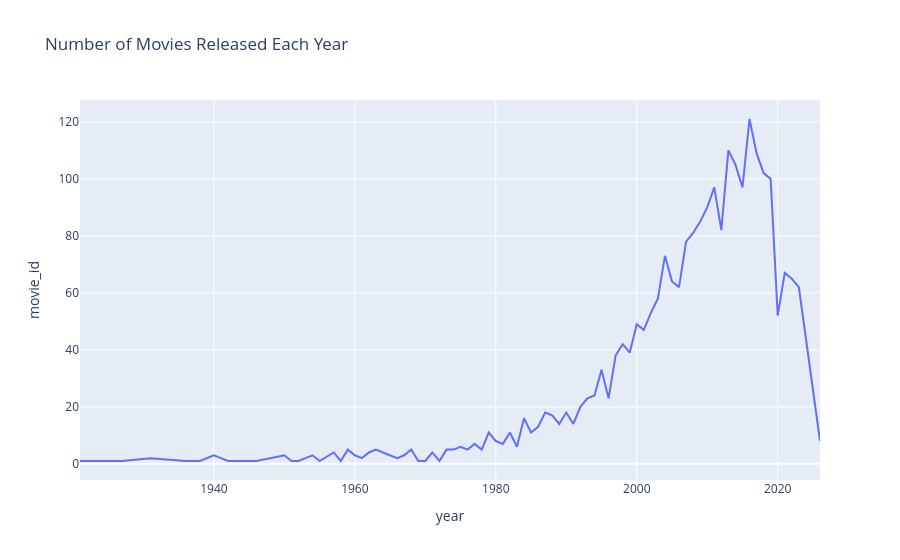

Notebook source saved alongside this figure:
### Markdown cell above
VISUALIZATION CHART 1

insights - after the year of 2000 lot of files are released

### Code cell
df_year = df_movies.groupby("year")["movie_id"].nunique().reset_index()

fig = px.line(
    df_year,
    x="year",
    y="movie_id",
    title="Number of Movies Released Each Year"
)

fig.show()

### Figure 1 — Plotly figure (JSON) as saved in the notebook; plotly's stock layout.template omitted (floating-point values rounded to 4 significant figures)
{"data": [{"hovertemplate": "year=%{x}<br>movie_id=%{y}<extra></extra>", "legendgroup": "", "line": {"color": "#636efa", "dash": "solid"}, "marker": {"symbol": "circle"}, "mode": "lines", "name": "", "orientation": "v", "showlegend": false, "type": "scatter", "x": [1921, 1922, 1927, 1931, 1936, 1938, 1939, 1940, 1941, 1942, 1943, 1946, 1948, 1950, 1951, 1952, 1953, 1954, 1955, 1957, 1958, 1959, 1960, 1961, 1962, 1963, 1964, 1965, 1966, 1967, 1968, 1969, 1970, 1971, 1972, 1973, 1974, 1975, 1976, 1977, 1978, 1979, 1980, 1981, 1982, 1983, 1984, 1985, 1986, 1987, 1988, 1989, 1990, 1991, 1992, 1993, 1994, 1995, 1996, 1997, 1998, 1999, 2000, 2001, 2002, 2003, 2004, 2005, 2006, 2007, 2008, 2009, 2010, 2011, 2012, 2013, 2014, 2015, 2016, 2017, 2018, 2019, 2020, 2021, 2022, 2023, 2024, 2025, 2026], "xaxis": "x", "y": [1, 1, 1, 2, 1, 1, 2, 3, 2, 1, 1, 1, 2, 3, 1, 1, 2, 3, 1, 4, 1, 5, 3, 2, 4, 5, 4, 3, 2, 3, 5, 1, 1, 4, 1, 5, 5, 6, 5, 7, 5, 11, 8, 7, 11, 6, 16, 11, 13, 18, 17, 14, 18, 14, 20, 23, 24, 33, 23, 38, 42, 39, 49, 47, 53, 58, 73, 64, 62, 78, 81, 85, 90, 97, 82, 110, 105, 97, 121, 109, 102, 100, 52, 67, 65, 62, 43, 26, 8], "yaxis": "y"}], "layout": {"legend": {"tracegroupgap": 0}, "title": {"text": "Number of Movies Released Each Year"}, "xaxis": {"anchor": "y", "domain": [0, 1], "title": {"text": "year"}}, "yaxis": {"anchor": "x", "domain": [0, 1], "title": {"text": "movie_id"}}}}
